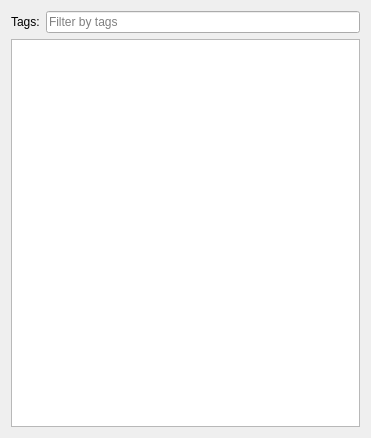
<?xml version="1.0" encoding="UTF-8"?>
<ui version="4.0">
 <class>VWidgetGroups</class>
 <widget class="QWidget" name="VWidgetGroups">
  <property name="geometry">
   <rect>
    <x>0</x>
    <y>0</y>
    <width>371</width>
    <height>438</height>
   </rect>
  </property>
  <property name="windowTitle">
   <string notr="true"/>
  </property>
  <property name="windowIcon">
   <iconset resource="../../../libs/vmisc/share/resources/icon.qrc">
    <normaloff>:/icon/64x64/icon64x64.png</normaloff>:/icon/64x64/icon64x64.png</iconset>
  </property>
  <layout class="QVBoxLayout" name="verticalLayout">
   <item>
    <layout class="QHBoxLayout" name="horizontalLayout">
     <item>
      <widget class="QLabel" name="label">
       <property name="text">
        <string>Tags:</string>
       </property>
      </widget>
     </item>
     <item>
      <widget class="VCompleterLineEdit" name="lineEditTags">
       <property name="toolTip">
        <string>Separate each tag with comma.</string>
       </property>
       <property name="placeholderText">
        <string>Filter by tags</string>
       </property>
       <property name="clearButtonEnabled">
        <bool>true</bool>
       </property>
      </widget>
     </item>
    </layout>
   </item>
   <item>
    <widget class="QTableWidget" name="tableWidget">
     <property name="alternatingRowColors">
      <bool>true</bool>
     </property>
     <property name="selectionMode">
      <enum>QAbstractItemView::SingleSelection</enum>
     </property>
     <property name="selectionBehavior">
      <enum>QAbstractItemView::SelectRows</enum>
     </property>
     <property name="sortingEnabled">
      <bool>false</bool>
     </property>
     <attribute name="horizontalHeaderVisible">
      <bool>false</bool>
     </attribute>
     <attribute name="horizontalHeaderMinimumSectionSize">
      <number>16</number>
     </attribute>
     <attribute name="horizontalHeaderShowSortIndicator" stdset="0">
      <bool>false</bool>
     </attribute>
     <attribute name="horizontalHeaderStretchLastSection">
      <bool>true</bool>
     </attribute>
     <attribute name="verticalHeaderVisible">
      <bool>false</bool>
     </attribute>
     <attribute name="verticalHeaderMinimumSectionSize">
      <number>10</number>
     </attribute>
     <attribute name="verticalHeaderHighlightSections">
      <bool>false</bool>
     </attribute>
    </widget>
   </item>
  </layout>
 </widget>
 <customwidgets>
  <customwidget>
   <class>VCompleterLineEdit</class>
   <extends>QLineEdit</extends>
   <header>../vwidgets/vlineedit.h</header>
  </customwidget>
 </customwidgets>
 <resources>
  <include location="../../../libs/vmisc/share/resources/icon.qrc"/>
 </resources>
 <connections/>
</ui>
